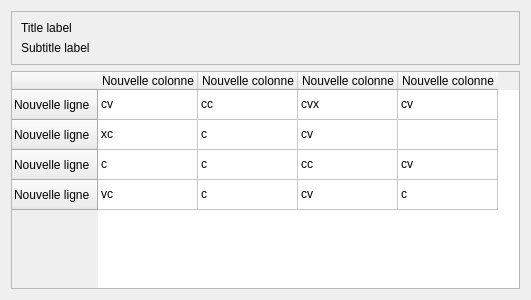
<?xml version="1.0" encoding="UTF-8"?>
<ui version="4.0">
 <class>Frame</class>
 <widget class="QFrame" name="Frame">
  <property name="geometry">
   <rect>
    <x>0</x>
    <y>0</y>
    <width>531</width>
    <height>300</height>
   </rect>
  </property>
  <property name="windowTitle">
   <string>Frame</string>
  </property>
  <layout class="QVBoxLayout" name="verticalLayout">
   <item>
    <widget class="QFrame" name="frame">
     <property name="frameShape">
      <enum>QFrame::StyledPanel</enum>
     </property>
     <property name="frameShadow">
      <enum>QFrame::Raised</enum>
     </property>
     <layout class="QVBoxLayout" name="verticalLayout_2">
      <item>
       <widget class="TitleLabel" name="TitleLabel">
        <property name="text">
         <string>Title label</string>
        </property>
       </widget>
      </item>
      <item>
       <widget class="SubtitleLabel" name="SubtitleLabel">
        <property name="text">
         <string>Subtitle label</string>
        </property>
       </widget>
      </item>
     </layout>
    </widget>
   </item>
   <item>
    <widget class="TableWidget" name="TableWidget">
     <row>
      <property name="text">
       <string>Nouvelle ligne</string>
      </property>
     </row>
     <row>
      <property name="text">
       <string>Nouvelle ligne</string>
      </property>
     </row>
     <row>
      <property name="text">
       <string>Nouvelle ligne</string>
      </property>
     </row>
     <row>
      <property name="text">
       <string>Nouvelle ligne</string>
      </property>
     </row>
     <column>
      <property name="text">
       <string>Nouvelle colonne</string>
      </property>
     </column>
     <column>
      <property name="text">
       <string>Nouvelle colonne</string>
      </property>
     </column>
     <column>
      <property name="text">
       <string>Nouvelle colonne</string>
      </property>
     </column>
     <column>
      <property name="text">
       <string>Nouvelle colonne</string>
      </property>
     </column>
     <item row="0" column="0">
      <property name="text">
       <string>cv</string>
      </property>
     </item>
     <item row="0" column="1">
      <property name="text">
       <string>cc</string>
      </property>
     </item>
     <item row="0" column="2">
      <property name="text">
       <string>cvx</string>
      </property>
     </item>
     <item row="0" column="3">
      <property name="text">
       <string>cv</string>
      </property>
     </item>
     <item row="1" column="0">
      <property name="text">
       <string>xc</string>
      </property>
     </item>
     <item row="1" column="1">
      <property name="text">
       <string>c</string>
      </property>
     </item>
     <item row="1" column="2">
      <property name="text">
       <string>cv</string>
      </property>
     </item>
     <item row="2" column="0">
      <property name="text">
       <string>c</string>
      </property>
     </item>
     <item row="2" column="1">
      <property name="text">
       <string>c</string>
      </property>
     </item>
     <item row="2" column="2">
      <property name="text">
       <string>cc</string>
      </property>
     </item>
     <item row="2" column="3">
      <property name="text">
       <string>cv</string>
      </property>
     </item>
     <item row="3" column="0">
      <property name="text">
       <string>vc</string>
      </property>
     </item>
     <item row="3" column="1">
      <property name="text">
       <string>c</string>
      </property>
     </item>
     <item row="3" column="2">
      <property name="text">
       <string>cv</string>
      </property>
     </item>
     <item row="3" column="3">
      <property name="text">
       <string>c</string>
      </property>
     </item>
    </widget>
   </item>
  </layout>
 </widget>
 <customwidgets>
  <customwidget>
   <class>SubtitleLabel</class>
   <extends>QLabel</extends>
   <header>qfluentwidgets</header>
  </customwidget>
  <customwidget>
   <class>TitleLabel</class>
   <extends>QLabel</extends>
   <header>qfluentwidgets</header>
  </customwidget>
  <customwidget>
   <class>TableWidget</class>
   <extends>QTableWidget</extends>
   <header>qfluentwidgets</header>
  </customwidget>
 </customwidgets>
 <resources/>
 <connections/>
</ui>
